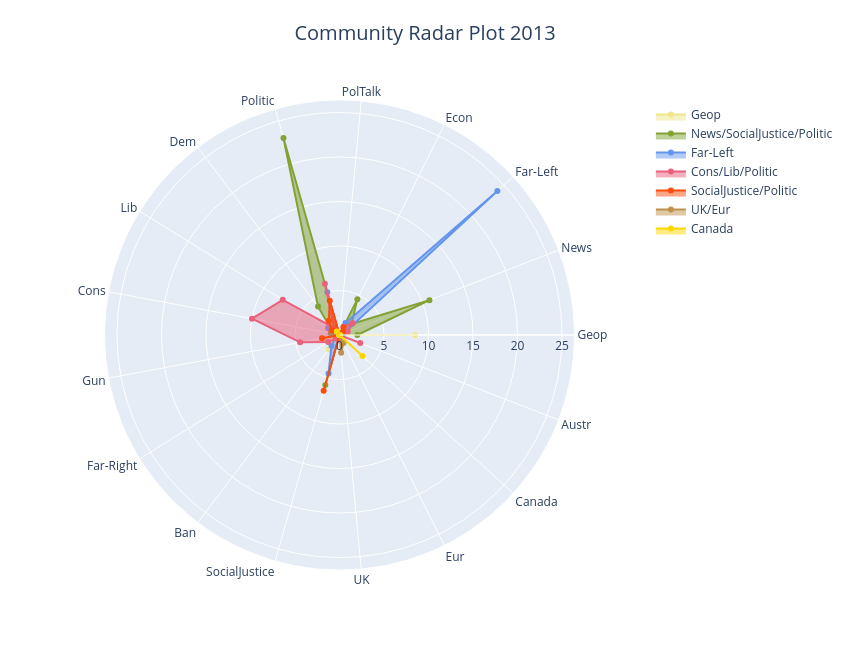

This figure's notebook cell:
### Markdown cell above
Radar Plot

### Code cell
csvdf2 = pd.read_csv(DATA / 'Subreddit_Tags.csv', sep=';', index_col=False)
import utils
utils.csvdf2 = csvdf2

labels_2013 = list(community_labels.values())
colors_2013 = list(community_colors.values())

# ======================================================
# 🔹 Ordinamento e Radar Plot
# ======================================================

ordine = [
    "Geop", "News", "Far-Left", "Econ", "PolTalk", "Politic", "Dem", "Lib",
    "Cons", "Gun", "Far-Right", "Ban", "SocialJustice", "UK", "Eur", "Canada", "Austr"
]

Colori, Legende = [], []
Colori.append(colors_2013)
Legende.append(labels_2013)

for i, year in enumerate(range(2013, 2014)):
    labels_ord, colors_ord = ordina_legenda(Legende[i], Colori[i], ordine)
    crea_legenda_verticale_paper(
        labels=labels_ord,
        colors=colors_ord,
    )

values = []
for i in range(len(h)):
    values.append(Radar_from_list(h[i], DizValTag))

# ======================================================
# 🔹 ORDINA SECONDO LA LISTA DI PRIORITÀ
# ======================================================

labels_ord, colors_ord = ordina_legenda(labels_2013, colors_2013, ordine)

# Allinea anche i valori radar allo stesso ordine tematico
values_ord = [
    v for _, v in sorted(
        zip(labels_2013, values),
        key=lambda x: ordine.index(x[0].split("/")[0]) if x[0].split("/")[0] in ordine else len(ordine)
    )
]

titolo = "Community Radar Plot 2013"
plot_diagramma_radar_multiple(values_ord, colors_ord, labels_ord, titolo)

### Figure 1 — Plotly figure (JSON) as saved in the notebook; plotly's stock layout.template omitted (floating-point values rounded to 4 significant figures)
{"data": [{"fill": "toself", "line": {"color": "#f0e68c", "width": 2}, "name": "Geop", "r": [8.5, 0, 0, 0, 0, 0.5, 0, 0, 0, 0, 1, 2, 0, 0, 0, 0, 0], "theta": ["Geop", "News", "Far-Left", "Econ", "PolTalk", "Politic", "Dem", "Lib", "Cons", "Gun", "Far-Right", "Ban", "SocialJustice", "UK", "Eur", "Canada", "Austr"], "type": "scatterpolar"}, {"fill": "toself", "line": {"color": "#82a234", "width": 2}, "name": "News/SocialJustice/Politic", "r": [2, 10.83, 1.833, 4.5, 0, 23, 4, 1, 1, 0, 0, 0, 5.833, 0, 0, 0, 0], "theta": ["Geop", "News", "Far-Left", "Econ", "PolTalk", "Politic", "Dem", "Lib", "Cons", "Gun", "Far-Right", "Ban", "SocialJustice", "UK", "Eur", "Canada", "Austr"], "type": "scatterpolar"}, {"fill": "toself", "line": {"color": "#6495ed", "width": 2}, "name": "Far-Left", "r": [0, 0.5, 24, 1.5, 0, 5, 0, 1.5, 0, 0, 0.5, 1.5, 4.5, 0, 0, 0, 0], "theta": ["Geop", "News", "Far-Left", "Econ", "PolTalk", "Politic", "Dem", "Lib", "Cons", "Gun", "Far-Right", "Ban", "SocialJustice", "UK", "Eur", "Canada", "Austr"], "type": "scatterpolar"}, {"fill": "toself", "line": {"color": "#ea617c", "width": 2}, "name": "Cons/Lib/Politic", "r": [0, 1, 2, 1, 0, 6, 1, 7.5, 10, 4.5, 1.5, 0.5, 0.5, 0, 0, 0, 2.5], "theta": ["Geop", "News", "Far-Left", "Econ", "PolTalk", "Politic", "Dem", "Lib", "Cons", "Gun", "Far-Right", "Ban", "SocialJustice", "UK", "Eur", "Canada", "Austr"], "type": "scatterpolar"}, {"fill": "toself", "line": {"color": "#fb4c0b", "width": 2}, "name": "SocialJustice/Politic", "r": [0, 0, 0.5, 1, 0, 4, 2, 1, 0, 2, 0, 0, 6.5, 0, 0, 0, 0], "theta": ["Geop", "News", "Far-Left", "Econ", "PolTalk", "Politic", "Dem", "Lib", "Cons", "Gun", "Far-Right", "Ban", "SocialJustice", "UK", "Eur", "Canada", "Austr"], "type": "scatterpolar"}, {"fill": "toself", "line": {"color": "#c0914b", "width": 2}, "name": "UK/Eur", "r": [0, 0, 0, 0, 0, 0, 0, 0, 0, 0, 0, 0, 0, 2, 1, 0, 0], "theta": ["Geop", "News", "Far-Left", "Econ", "PolTalk", "Politic", "Dem", "Lib", "Cons", "Gun", "Far-Right", "Ban", "SocialJustice", "UK", "Eur", "Canada", "Austr"], "type": "scatterpolar"}, {"fill": "toself", "line": {"color": "#ffd700", "width": 2}, "name": "Canada", "r": [0, 0, 0, 0, 0, 0, 0.5, 0, 0, 0, 0, 0, 0, 0, 0, 3.5, 0], "theta": ["Geop", "News", "Far-Left", "Econ", "PolTalk", "Politic", "Dem", "Lib", "Cons", "Gun", "Far-Right", "Ban", "SocialJustice", "UK", "Eur", "Canada", "Austr"], "type": "scatterpolar"}], "layout": {"height": 650, "legend": {"font": {"size": 12}, "x": 1.1, "xanchor": "left", "y": 1, "yanchor": "top"}, "polar": {"radialaxis": {"range": [0, 26.4], "visible": true}}, "showlegend": true, "title": {"font": {"size": 20}, "text": "Community Radar Plot 2013", "x": 0.5, "xanchor": "center", "y": 0.96}, "width": 850}}
